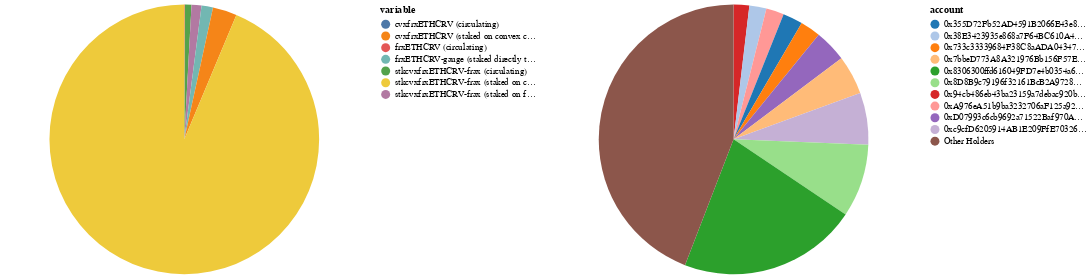

The notebook cell this image was saved under:
### Code cell
d = df.reset_index()[['index', 'account', 'total_frxETHCRV']].reset_index()
top_n_holders = 10
d_top_n = (
    pd.concat([
        d.loc[d.index < top_n_holders][['account', 'total_frxETHCRV']].rename(columns={'total_frxETHCRV': 'frxETHCRV'}), 
        pd.DataFrame([{
            "account": "Other Holders", 
            "frxETHCRV": d.loc[d.index >= top_n_holders].total_frxETHCRV.sum()}
        ])
    ])
    .sort_values('frxETHCRV').reset_index(drop=True).reset_index()
)

c = (
    alt.hconcat(
        alt.Chart(
            pd.melt(df, id_vars='account', value_vars=value_cols).reset_index()
            .groupby('variable')['value'].sum().reset_index()
            .sort_values('value').reset_index(drop=True).reset_index()
        )
        .transform_joinaggregate(amount_total="sum(value)")
        .transform_calculate(fraction="datum.value / datum.amount_total")
        .mark_arc()
        .encode(
            theta="value:Q", 
            color="variable:N", 
            order="index:O", 
            tooltip=[
                alt.Tooltip("variable:N"), 
                alt.Tooltip("value:Q", format=",d", title="frxETHCRV"),
                alt.Tooltip("fraction:Q", format=".1%", title="Share"),
            ]
        ),
        alt.Chart(d_top_n)
        .transform_joinaggregate(total="sum(frxETHCRV)")
        .transform_calculate(fraction="datum.frxETHCRV / datum.total")
        .mark_arc()
        .encode(
            theta=alt.Theta("frxETHCRV:Q"), 
            color=alt.Color("account:N", scale=alt.Scale(range=colors_28)), 
            order="index:O", 
            tooltip=[
                alt.Tooltip("account:N"), 
                alt.Tooltip("frxETHCRV:Q", format=",d", title="frxETHCRV"),
                alt.Tooltip("fraction:Q", format=".1%", title="Share"),
            ]
        ) 
    )
    .resolve_scale(color="independent")
    .resolve_legend(color="independent")
)
c

### Figure 1 — Vega-Lite specification as saved in the notebook (floating-point values rounded to 4 significant figures)
{"$schema": "https://vega.github.io/schema/vega-lite/v4.17.0.json", "config": {"view": {"continuousHeight": 300, "continuousWidth": 400}}, "datasets": {"data-121c53699fdb8901dd1869ab34624437": [{"account": "0x94cb486eb43ba23159a7debac920b0fa7cb476fa", "frxETHCRV": 1531.0, "index": 0}, {"account": "0x38E3423935e868a7F64BC610A4A756Bd27AbacB7", "frxETHCRV": 1676.0, "index": 1}, {"account": "0xA976eA51b9ba3232706aF125a92e32788Dc08Ddc", "frxETHCRV": 1745.0, "index": 2}, {"account": "0x355D72Fb52AD4591B2066E43e89A7A38CF5cb341", "frxETHCRV": 1944.0, "index": 3}, {"account": "0x733c33339684F38C8aADA0434751611e168255c4", "frxETHCRV": 1999.0, "index": 4}, {"account": "0xD07993c6cb9692a71522Baf970A31069034dF2B0", "frxETHCRV": 3171.0, "index": 5}, {"account": "0x7bbeD773A8A321976Bb156F57E0846368Bd9C9d7", "frxETHCRV": 3822.0, "index": 6}, {"account": "0xc9cfD6205914AB1E209FfE70326d8dd15fc58187", "frxETHCRV": 5098.0, "index": 7}, {"account": "0x8D8B9c79196f32161BcB2A9728D274B3b45eB9AF", "frxETHCRV": 7155.0, "index": 8}, {"account": "0x8306300ffd616049FD7e4b0354a64Da835c1A81C", "frxETHCRV": 17570.0, "index": 9}, {"account": "Other Holders", "frxETHCRV": 36110.0, "index": 10}], "data-c2bbde8f930a114045b30ed51ec89c91": [{"index": 0, "value": 0, "variable": "cvxfrxETHCRV (circulating)"}, {"index": 1, "value": 65.61, "variable": "frxETHCRV (circulating)"}, {"index": 2, "value": 633.6, "variable": "stkcvxfrxETHCRV-frax (circulating)"}, {"index": 3, "value": 977.0, "variable": "stkcvxfrxETHCRV-frax (staked on frax)"}, {"index": 4, "value": 1123.0, "variable": "frxETHCRV-gauge (staked directly through curve)"}, {"index": 5, "value": 2366.0, "variable": "cvxfrxETHCRV (staked on convex curve system)"}, {"index": 6, "value": 76650.0, "variable": "stkcvxfrxETHCRV-frax (staked on convex frax system)"}]}, "hconcat": [{"data": {"name": "data-c2bbde8f930a114045b30ed51ec89c91"}, "encoding": {"color": {"field": "variable", "type": "nominal"}, "order": {"field": "index", "type": "ordinal"}, "theta": {"field": "value", "type": "quantitative"}, "tooltip": [{"field": "variable", "type": "nominal"}, {"field": "value", "format": ",d", "title": "frxETHCRV", "type": "quantitative"}, {"field": "fraction", "format": ".1%", "title": "Share", "type": "quantitative"}]}, "mark": "arc", "transform": [{"joinaggregate": [{"as": "amount_total", "field": "value", "op": "sum"}]}, {"as": "fraction", "calculate": "datum.value / datum.amount_total"}]}, {"data": {"name": "data-121c53699fdb8901dd1869ab34624437"}, "encoding": {"color": {"field": "account", "scale": {"range": ["#1F77B4", "#AEC7E8", "#FF7F0E", "#FFBB78", "#2CA02C", "#98DF8A", "#D62728", "#FF9896", "#9467BD", "#C5B0D5", "#8C564B", "#C49C94", "#E377C2", "#F7B6D2", "#7F7F7F", "#C7C7C7", "#BCBD22", "#DBDB8D", "#17BECF", "#9EDAE5", "#780085", "#7D45E4", "#598CEC", "#3BBEA9", "#56DE52", "#A2EC55", "#DCDD5C", "#F9965B"]}, "type": "nominal"}, "order": {"field": "index", "type": "ordinal"}, "theta": {"field": "frxETHCRV", "type": "quantitative"}, "tooltip": [{"field": "account", "type": "nominal"}, {"field": "frxETHCRV", "format": ",d", "title": "frxETHCRV", "type": "quantitative"}, {"field": "fraction", "format": ".1%", "title": "Share", "type": "quantitative"}]}, "mark": "arc", "transform": [{"joinaggregate": [{"as": "total", "field": "frxETHCRV", "op": "sum"}]}, {"as": "fraction", "calculate": "datum.frxETHCRV / datum.total"}]}], "resolve": {"legend": {"color": "independent"}, "scale": {"color": "independent"}}}
